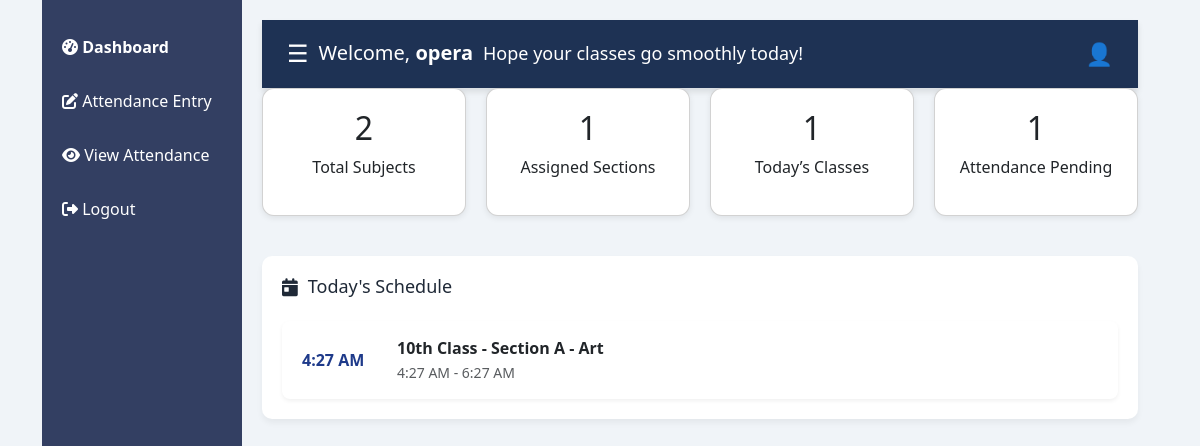
The app's page /faculty/dashboard.php (signed in) with its own data.
### tables this page shows
CREATE TABLE `faculty` (
  `id` int NOT NULL,
  `name` varchar(100) NOT NULL,
  `email` varchar(100) NOT NULL,
  `username` varchar(50) NOT NULL,
  `password` varchar(255) NOT NULL,
  `admin_id` int NOT NULL,
  `created_at` timestamp NULL DEFAULT CURRENT_TIMESTAMP
);

CREATE TABLE `faculty_subjects` (
  `id` int NOT NULL,
  `faculty_id` int NOT NULL,
  `subject_id` int NOT NULL,
  `class` varchar(20) NOT NULL,
  `section` varchar(10) NOT NULL,
  `day_of_week` varchar(10) NOT NULL,
  `start_time` time NOT NULL,
  `end_time` time NOT NULL
);

CREATE TABLE `subjects` (
  `id` int NOT NULL,
  `name` varchar(100) NOT NULL,
  `admin_id` int DEFAULT NULL,
  `is_global` tinyint(1) DEFAULT '0'
);

### faculty/dashboard.php (the view, shortened to what this page needs)
<?php
require_once '../conn.php';
$faculty_id = $_SESSION['faculty_id'];
$faculty_name = "Faculty";
$faculty_email = "faculty@college.edu";
$stmt = $conn->prepare("SELECT name, email FROM faculty WHERE id = ?");
$stmt->bind_param("i", $faculty_id);
$stmt->execute();
$stmt->bind_result($faculty_name, $faculty_email);
$stmt = $conn->prepare("SELECT COUNT(DISTINCT subject_id) FROM faculty_subjects WHERE faculty_id = ?");
$stmt->bind_param("i", $faculty_id);
$stmt->execute();
$stmt->bind_result($total_courses);
$stmt = $conn->prepare("SELECT COUNT(DISTINCT CONCAT(class, '-', section)) FROM faculty_subjects WHERE faculty_id = ?");
$stmt->bind_param("i", $faculty_id);
$stmt->execute();
$stmt->bind_result($total_sections);
$day = date('D');
$stmt = $conn->prepare("SELECT COUNT(*) FROM faculty_subjects WHERE faculty_id = ? AND day_of_week = ?");
$stmt->bind_param("is", $faculty_id, $day);
$stmt->execute();
$stmt->bind_result($todays_classes);
$stmt = $conn->prepare("
    SELECT COUNT(*) FROM faculty_subjects fs
    LEFT JOIN attendance a
    ON fs.subject_id = a.subject_id
        AND fs.section = a.section
        AND a.date = CURDATE()
    WHERE fs.faculty_id = ? AND fs.day_of_week = ? AND a.id IS NULL
");
$stmt->bind_param("is", $faculty_id, $day);
$stmt->execute();
$stmt->bind_result($attendance_pending);
$schedule = [];
$stmt = $conn->prepare("
    SELECT fs.subject_id, fs.section, fs.class, fs.start_time, fs.end_time, s.name
    FROM faculty_subjects fs
    JOIN subjects s ON fs.subject_id = s.id
    WHERE fs.faculty_id = ? AND fs.day_of_week = ?
    ORDER BY fs.start_time
");
$stmt->bind_param("is", $faculty_id, $day);
$stmt->execute();
$result = $stmt->get_result();
while ($row = $result->fetch_assoc()) {
    $schedule[] = $row;
}
function ordinal($number) {
  return $number . 'th';
}
?>
<!DOCTYPE html>
<html lang="en">
<head>
  <link rel="stylesheet" href="https://cdnjs.cloudflare.com/ajax/libs/font-awesome/6.4.0/css/all.min.css">
  <link href="https://cdn.jsdelivr.net/npm/bootstrap@5.3.3/dist/css/bootstrap.min.css" rel="stylesheet">
  <link rel="stylesheet" href="facstyle.css">
</head>
<body>
<div class="container">
  <div class="sidebar" id="sidebar">
    <ul>
      <li><i class="fas fa-tachometer-alt"></i> <strong>Dashboard</strong></li>
      <li onclick="location.href='attendanceentry.php'"><i class="fas fa-edit"></i> Attendance Entry</li>
      <li onclick="location.href='viewattendance.php'"><i class="fas fa-eye"></i> View Attendance</li>
      <li id="logoutBtn"><i class="fas fa-sign-out-alt"></i> Logout</li>
    </ul>
  </div>
  <div class="main">
    <div class="topbar">
      <div class="left-topbar">
        <span class="menu-button" onclick="toggleSidebar()">☰</span>
        <span class="welcome-text">Welcome, <strong><?php echo htmlspecialchars($faculty_name); ?></strong></span>
        <span class="subwelcome">Hope your classes go smoothly today!</span>
      </div>
      <div class="right-icons">
        <span class="icon" onclick="showProfile()">👤</span>
      </div>
    </div>
    <div class="cards">
      <div class="card">
        <h2><?php echo $total_courses; ?></h2>
        <p>Total Subjects</p>
      </div>
      <div class="card">
        <h2><?php echo $total_sections; ?></h2>
        <p>Assigned Sections</p>
      </div>
      <div class="card">
        <h2><?php echo $todays_classes; ?></h2>
        <p>Today’s Classes</p>
      </div>
      <div class="card">
        <h2><?php echo $attendance_pending; ?></h2>
        <p>Attendance Pending</p>
      </div>
    </div>
    <div class="row">
      <div class="half-width">
        <div class="section-card">
          <div class="section-header">
            <h4><i class="fas fa-calendar-day"></i> Today's Schedule</h4>
          </div>
          <div class="schedule-list">
              <?php if (empty($schedule)): ?>
                <p>No classes scheduled today.</p>
              <?php else: ?>
                      <?php foreach ($schedule as $item): ?>
                        <div class="schedule-item">
                          <div class="time">
                            <?php
                              echo date("g:i A", strtotime($item['start_time']));
                            ?>
                          </div>
                          <div class="details">
                            <?php
                              $classLabel = ctype_digit($item['class']) ? ordinal((int)$item['class']) : strtoupper($item['class']);
                              $section = strtoupper($item['section']);
                              $subject = htmlspecialchars($item['name']);
                            ?>
                            <strong>
                              <?php echo "$classLabel Class - Section $section - $subject"; ?>
                            </strong><br>
                            <small class="text-muted">
                              <?php
                                echo date("g:i A", strtotime($item['start_time'])) . " - " . date("g:i A", strtotime($item['end_time']));
                              ?>
                            </small>
                          </div>
                        </div>
                      <?php endforeach; ?>
              <?php endif; ?>
          </div>
        </div>
      </div>
    </div>
  </div>
</div>
</body>
</html>

### faculty/facstyle.css (style rules this page uses)
body { margin: 0; font-family: 'Segoe UI', sans-serif; background-color: #f0f4f8; }
.container { display: flex; height: 100vh; }
.sidebar { width: 200px; background-color: #333f62; color: white; padding-top: 20px; transition: all 0.4s ease; overflow: hidden; white-space: nowrap; }
.sidebar ul { list-style: none; padding: 0; margin: 0; }
.sidebar li { padding: 15px 20px; cursor: pointer; transition: background 0.3s; }
.main { flex: 1; background-color: #f0f4f8; padding: 20px; overflow-y: auto; }
.topbar { display: flex; justify-content: space-between; align-items: center; background-color: #1e3254; padding: 15px 25px; font-size: 18px; color: white; border-bottom: 2px solid #2564eb00; box-shadow: 0 4px 6px rgba(0, 0, 0, 0.1); }
.left-topbar { display: flex; align-items: center; gap: 10px; }
.welcome-text { font-size: 20px; }
.right-icons { display: flex; gap: 15px; }
.menu-button { font-size: 24px; cursor: pointer; }
.icon { font-size: 22px; cursor: pointer; position: relative; }
.row { display: flex; gap: 20px; flex-wrap: wrap; margin-bottom: 20px; }
.half-width { flex: 1; min-width: 300px; }
.section-card { background: white; border-radius: 10px; padding: 20px; box-shadow: 0 4px 6px rgba(0, 0, 0, 0.05); }
.section-header { display: flex; justify-content: space-between; align-items: center; margin-bottom: 15px; }
.section-header h4 { display: flex; align-items: center; gap: 10px; color: #1f2937; font-size: 18px; }
.schedule-list { display: flex; flex-direction: column; gap: 15px; }
.schedule-item { display: flex; justify-content: space-between; align-items: center; background: #ffffff; border-radius: 8px; padding: 15px 20px; box-shadow: 0 2px 4px rgba(0,0,0,0.06); transition: all 0.3s; }
.schedule-item .time { font-weight: bold; color: #1e3a8a; min-width: 80px; }
.schedule-item .details { flex: 1; padding: 0 15px; }

### faculty/dashboard.php (style rules this page uses)
.cards { display: flex; gap: 20px; flex-wrap: wrap; margin-bottom: 40px; }
.card { flex: 1; min-width: 180px; background-color: white; padding: 20px; border-radius: 12px; box-shadow: 0 2px 6px rgba(0, 0, 0, 0.08); text-align: center; }

### records on screen
faculty: name "opera"
faculty_subjects: start_time "4:27 AM", class "10th", section "A", subject.name "Art", end_time "6:27 AM"

### other values on screen
$total_courses "2"
$total_sections "1"
$todays_classes "1"
$attendance_pending "1"
